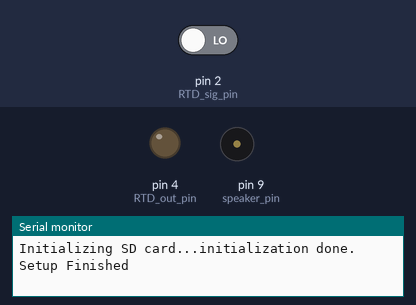
This sketch was run on a simulated Arduino Uno, built with avr-gcc and run on an emulated ATmega328P. Parts: output pins drawn as LEDs (lit = HIGH), buzzer (waves = sounding, pin HIGH), the last lines printed to the serial monitor. Inputs (shaded band) come from the test bench; at power-on: pin 2 (RTD_sig_pin) LOW. Storage starts empty; the audio player accepts every command and is not drawn.

Above: at 1.2 s.
1.3 s: pin 2 (RTD_sig_pin) driven HIGH
At 1.9 s:
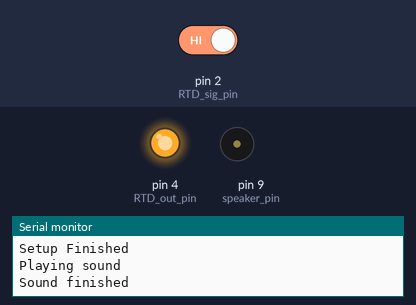
Timing chart, 0 to 4.3 s (numbered marks = the images above; inputs shaded):
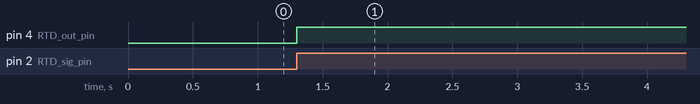

The sketch:

RTD_Arduino.ino
```cpp
/*
  SD card pins
  ** CS - pin 10
  ** MOSI - pin 11
  ** MISO - pin 12
  ** CLK - pin 13
  *
  *
  * Link to the sound https://www.youtube.com/watch?v=kuI-wbTE5PU&ab_channel=SoundLibrary
*/
#include <SPI.h>
#include <SD.h>
#include <TMRpcm.h>

const int chip_select = 10;
const int RTD_sig_pin = 2;
const int RTD_out_pin = 4;
const int speaker_pin = 9;
const int NOT_RTD = 0;
const int RTD = 1;
int CAR_STATE;

TMRpcm tmrpcm;

void setup()
{
  // Setup pins
  pinMode(RTD_sig_pin, INPUT);
  pinMode(RTD_out_pin, OUTPUT);
  pinMode(speaker_pin, OUTPUT);

  Serial.println("Setup started");
  // Open serial communications and wait for port to open:
  Serial.begin(9600);
  while(!Serial)
  {
    ; // wait for serial port to connect
  }

  // Init SD card
  Serial.print("Initializing SD card...");
  if (!SD.begin(chip_select))
  {
    Serial.println("initialization failed!");
    while (1);
  }

  // Set speaker pin
  tmrpcm.speakerPin = 9;
  // Set volume
  // Volume can be set up to 7 but sound quality decreases
  tmrpcm.setVolume(6);

  // Set RTD signal interupt
  attachInterrupt(digitalPinToInterrupt(RTD_sig_pin), rtdInterrupt, RISING);

  // Set initial car state
  CAR_STATE = NOT_RTD;

  Serial.println("initialization done.");
  Serial.println("Setup Finished");
}

void loop()
{
  if(CAR_STATE == RTD)
  {
    // Do stuff
  }
}

void playSound()
{
  Serial.println("Playing sound");
  // Play the wav file from the sd card
  tmrpcm.play("sound8.wav");

  // Wait until sound is finished playing
  while(tmrpcm.isPlaying())
  {
  }

  // Send pulse to STM when finished playing
  digitalWrite(RTD_out_pin, HIGH);
  delay(1);
  digitalWrite(RTD_out_pin, HIGH);
  Serial.println("Sound finished");
  return;
}

void rtdInterrupt()
{
  if(CAR_STATE == NOT_RTD)
  {
    playSound();
    CAR_STATE = RTD;
  }
  else
  {
    CAR_STATE = NOT_RTD;
  }

  return;
}
```

Measured:
- after the input at 1.3 s, pin 4 (RTD_out_pin): LOW → HIGH at once
